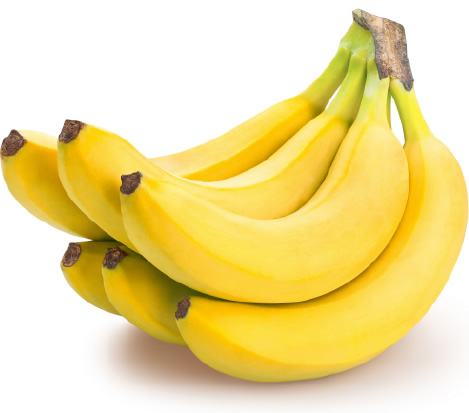
#> input picture Scripts_arvis/images/bananas.jpg, 469 x 413 px
$ python Eje1_basic_oper.py
#> lines starting #> are read from the running program, lines starting #| are printed output that depends on the picture; after the words box and inside, x2 and y2 are one past the last pixel; in counts of white or black regions, pixels touching at a corner belong together
# -*- coding: utf-8 -*-
"""
Created on Tue Oct 13 10:48:33 2020

@author: oscar
"""

import cv2
import numpy as np
import matplotlib.pyplot as plt

img1 = cv2.imread('images/bananas.jpg')
#> img1 is the input picture: shape (413, 469, 3); mean B, G, R 152.3, 221.5, 239.8
#cv2.imshow('New image', img1)

pxX = np.size(img1, axis=0)
#> pxX = 413
pxY = np.size(img1, axis=1)
#> pxY = 469

promManual = np.sum(img1) / (pxX * pxY * 3)
#> promManual = 204.5

suma = np.sum(img1)
#> suma = 118839443
minimo = np.min(img1)
#> minimo = 0
maximo = np.max(img1)
#> maximo = 255
prom = np.mean(img1)
#> prom = 204.5
var = np.var(img1)#varianza
#> var = 5297.9
de = np.sqrt(var)#desviacion estandar
#> de = 72.79

#Operaciones avanzadas

cv2.imshow("img-Original",img1)

hsv = cv2.cvtColor(img1, cv2.COLOR_BGR2HSV)
#> hsv: shape (413, 469, 3); mean H, S, V 15.3, 97.4, 239.9
#cv2.imshow('img-HSV', hsv)

I = cv2.cvtColor(img1, cv2.COLOR_BGR2GRAY)
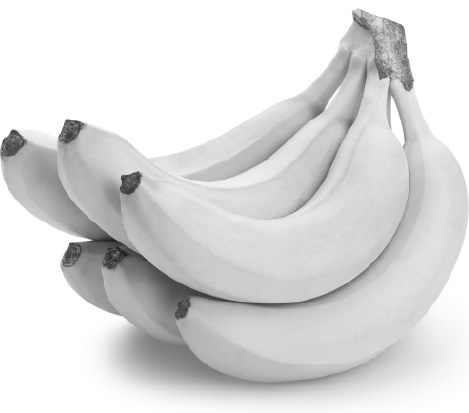
#> I: shape (413, 469); min 27, max 255, mean 219.1
#cv2.imshow('img-Gray', I)

umbral,_ = cv2.threshold(I,0,255,cv2.THRESH_OTSU)
#> umbral = 201
binaria = np.uint8((I<umbral)+255)
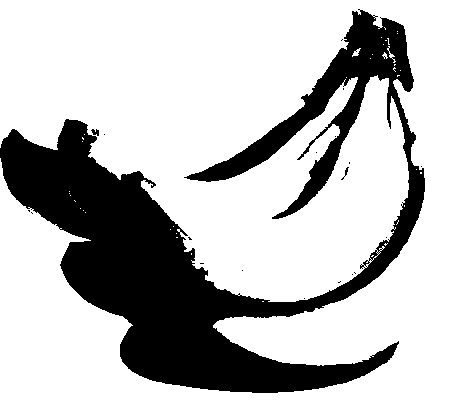
#> binaria: shape (413, 469); 75% white; 20 black regions (17 under 20 px), largest, box (x1, y1, x2, y2) and area: (0, 9, 425, 393) 48418, (91, 129, 99, 136) 36, (341, 167, 349, 180) 25
#cv2.imshow('img-Binary', binaria)

#Histograma
data = I.flatten()
plt.hist(data, bins = 100)


cv2.waitKey(0)
cv2.destroyAllWindows()
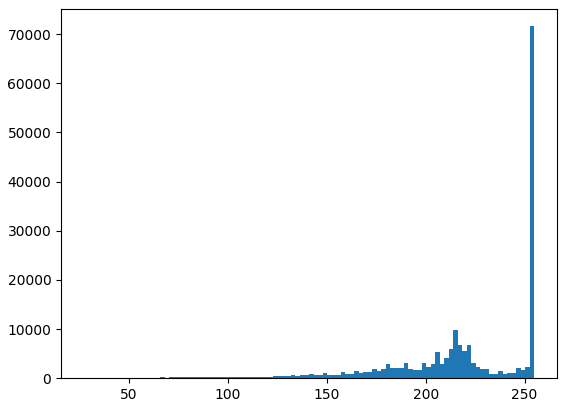
#> figure drawn by matplotlib, 1 panel; tallest bar 71617 high, from x = 252.7 to 255

$ run again, with Scripts_arvis/images/perro1.jpg copied over Scripts_arvis/images/bananas.jpg
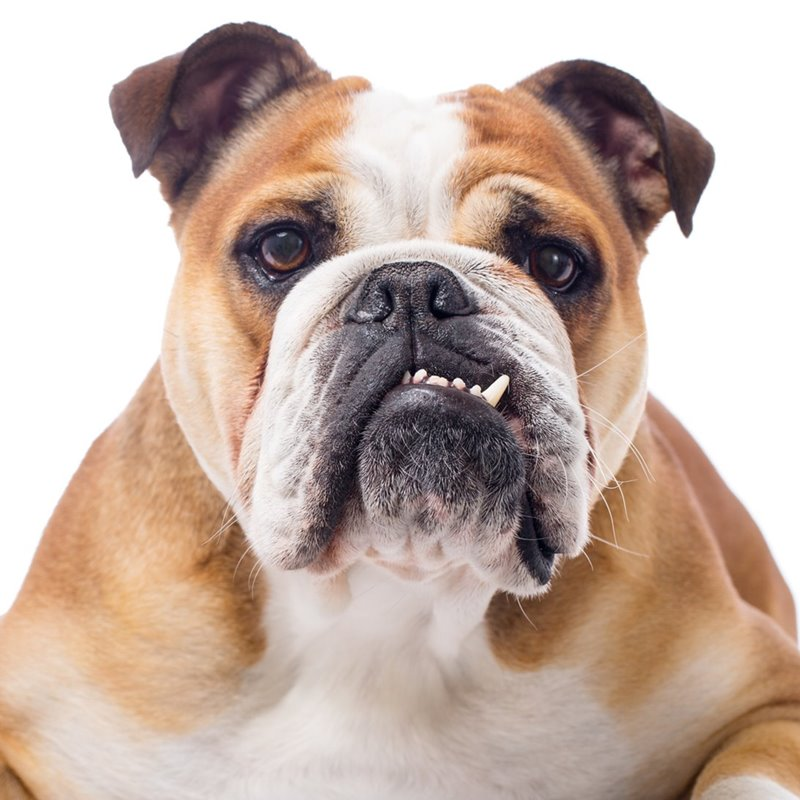
#> input picture Scripts_arvis/images/perro1.jpg, 800 x 800 px
#> img1 is the input picture: shape (800, 800, 3); mean B, G, R 167.1, 177.6, 197.1
#> pxX = 800
#> promManual = 180.6
#> suma = 346750273
#> minimo = 0
#> maximo = 255
#> prom = 180.6
#> var = 4582.9
#> de = 67.7
#> hsv: shape (800, 800, 3); mean H, S, V 31.6, 47.5, 197.4
#> umbral = 165
#> `binaria = np.uint8((I<umbral)+255)`:
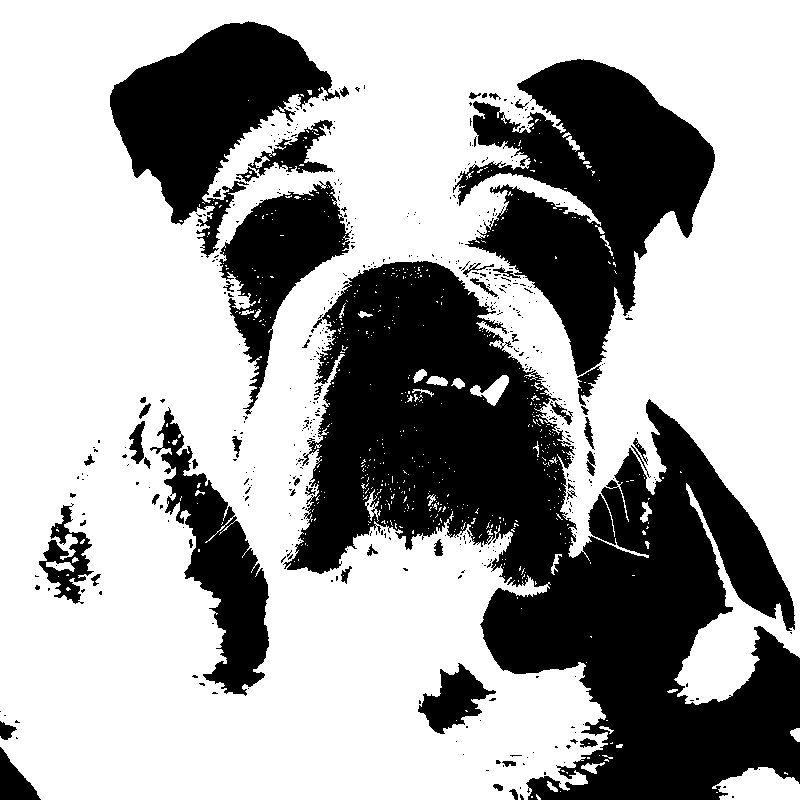
#> binaria: shape (800, 800); 65.1% white; 499 black regions (444 under 20 px), largest, box (x1, y1, x2, y2) and area: (283, 261, 800, 800) 123251, (453, 59, 715, 376) 39869, (110, 21, 340, 258) 23719
#> `cv2.destroyAllWindows()`:
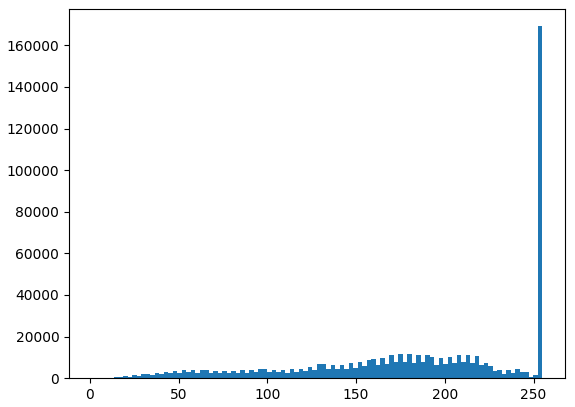
#> figure drawn by matplotlib, 1 panel; tallest bar 169184 high, from x = 252.5 to 255

$ run again, with Scripts_arvis/images/perro2.jpg copied over Scripts_arvis/images/bananas.jpg
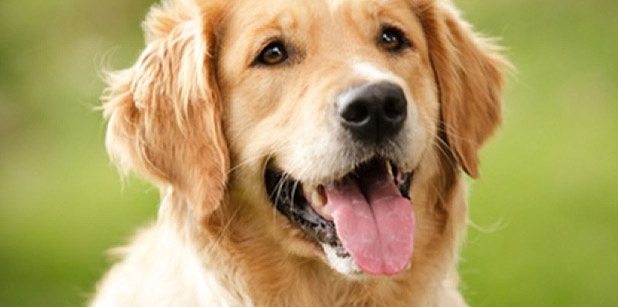
#> input picture Scripts_arvis/images/perro2.jpg, 618 x 307 px
#> img1 is the input picture: shape (307, 618, 3); mean B, G, R 98.1, 158.1, 175.8
#> pxX = 307
#> pxY = 618
#> promManual = 144
#> suma = 81957806
#> minimo = 0
#> maximo = 255
#> prom = 144
#> var = 3671.4
#> de = 60.59
#> hsv: shape (307, 618, 3); mean H, S, V 26.8, 123.8, 180.4
#> umbral = 157
#> `binaria = np.uint8((I<umbral)+255)`:
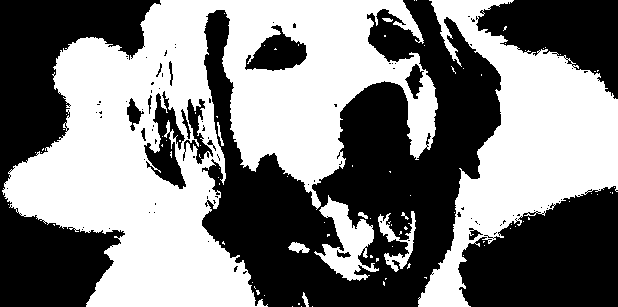
#> binaria: shape (307, 618); 49.7% white; 90 white regions (80 under 20 px), largest, box (x1, y1, x2, y2) and area: (2, 0, 438, 307) 65733, (418, 0, 618, 307) 24834, (314, 195, 379, 281) 2398
#> `cv2.destroyAllWindows()`:
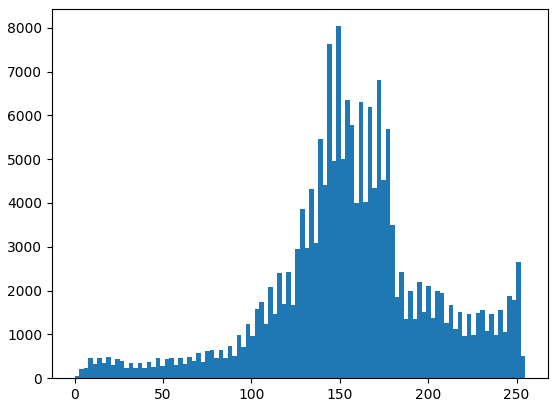
#> figure drawn by matplotlib, 1 panel; tallest bar 8034 high, from x = 147.9 to 150.4
